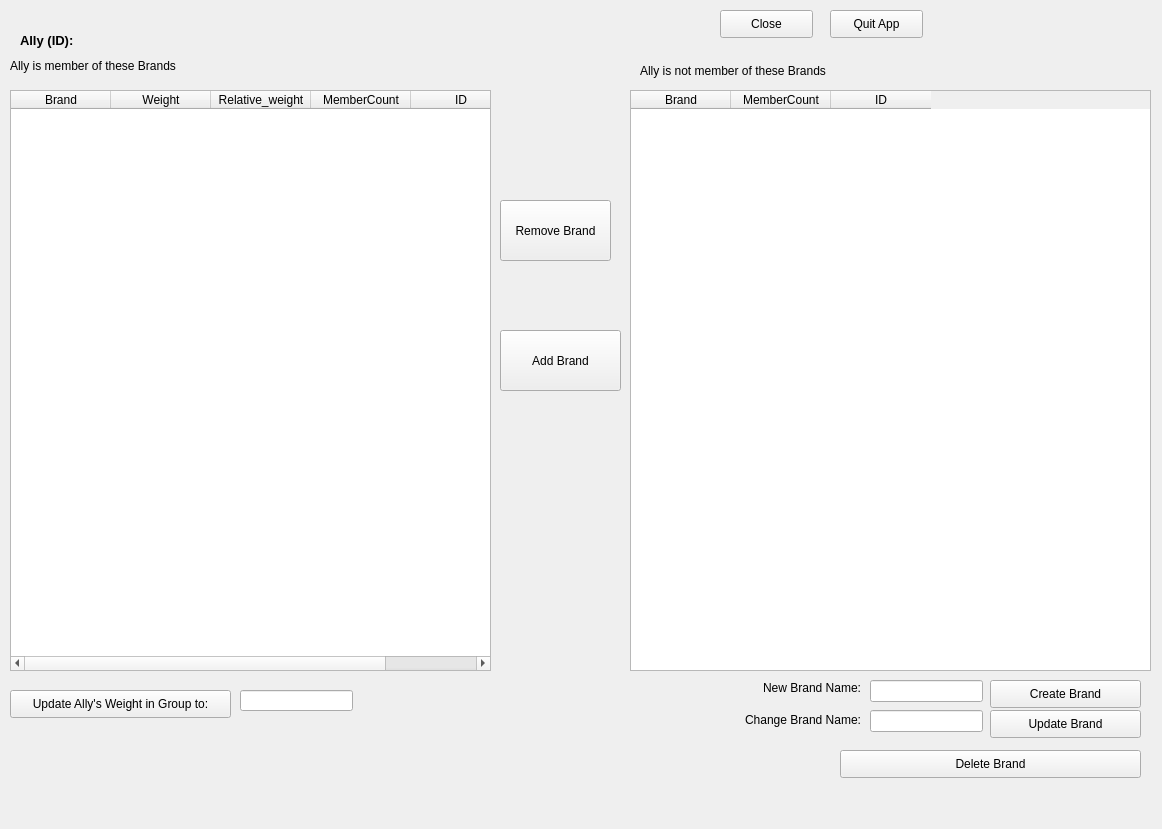
<?xml version="1.0" encoding="UTF-8"?>
<ui version="4.0">
 <class>Form</class>
 <widget class="QWidget" name="Form">
  <property name="geometry">
   <rect>
    <x>0</x>
    <y>0</y>
    <width>1162</width>
    <height>829</height>
   </rect>
  </property>
  <property name="windowTitle">
   <string>Form</string>
  </property>
  <widget class="QPushButton" name="bd_add_button">
   <property name="geometry">
    <rect>
     <x>500</x>
     <y>330</y>
     <width>121</width>
     <height>61</height>
    </rect>
   </property>
   <property name="text">
    <string>Add Brand</string>
   </property>
  </widget>
  <widget class="QPushButton" name="bd_remove_button">
   <property name="geometry">
    <rect>
     <x>500</x>
     <y>200</y>
     <width>111</width>
     <height>61</height>
    </rect>
   </property>
   <property name="text">
    <string>Remove Brand</string>
   </property>
  </widget>
  <widget class="QLabel" name="label">
   <property name="geometry">
    <rect>
     <x>10</x>
     <y>45</y>
     <width>281</width>
     <height>41</height>
    </rect>
   </property>
   <property name="text">
    <string>Ally is member of these Brands</string>
   </property>
   <property name="wordWrap">
    <bool>true</bool>
   </property>
  </widget>
  <widget class="QLabel" name="label_2">
   <property name="geometry">
    <rect>
     <x>640</x>
     <y>50</y>
     <width>281</width>
     <height>41</height>
    </rect>
   </property>
   <property name="text">
    <string>Ally is not member of these Brands</string>
   </property>
   <property name="wordWrap">
    <bool>true</bool>
   </property>
  </widget>
  <widget class="QLabel" name="source_ally">
   <property name="geometry">
    <rect>
     <x>20</x>
     <y>30</y>
     <width>561</width>
     <height>20</height>
    </rect>
   </property>
   <property name="font">
    <font>
     <pointsize>10</pointsize>
     <weight>75</weight>
     <bold>true</bold>
    </font>
   </property>
   <property name="text">
    <string>Ally (ID): </string>
   </property>
  </widget>
  <widget class="QTableWidget" name="bd_member_yes">
   <property name="geometry">
    <rect>
     <x>10</x>
     <y>90</y>
     <width>481</width>
     <height>581</height>
    </rect>
   </property>
   <column>
    <property name="text">
     <string>Brand</string>
    </property>
   </column>
   <column>
    <property name="text">
     <string>Weight</string>
    </property>
   </column>
   <column>
    <property name="text">
     <string>Relative_weight</string>
    </property>
   </column>
   <column>
    <property name="text">
     <string>MemberCount</string>
    </property>
   </column>
   <column>
    <property name="text">
     <string>ID</string>
    </property>
   </column>
  </widget>
  <widget class="QTableWidget" name="bd_member_no">
   <property name="geometry">
    <rect>
     <x>630</x>
     <y>90</y>
     <width>521</width>
     <height>581</height>
    </rect>
   </property>
   <column>
    <property name="text">
     <string>Brand</string>
    </property>
   </column>
   <column>
    <property name="text">
     <string>MemberCount</string>
    </property>
   </column>
   <column>
    <property name="text">
     <string>ID</string>
    </property>
   </column>
  </widget>
  <widget class="QPushButton" name="close_button">
   <property name="geometry">
    <rect>
     <x>720</x>
     <y>10</y>
     <width>93</width>
     <height>28</height>
    </rect>
   </property>
   <property name="text">
    <string>Close</string>
   </property>
  </widget>
  <widget class="QPushButton" name="quit_button">
   <property name="geometry">
    <rect>
     <x>830</x>
     <y>10</y>
     <width>93</width>
     <height>28</height>
    </rect>
   </property>
   <property name="text">
    <string>Quit App</string>
   </property>
  </widget>
  <widget class="QLineEdit" name="ally2brand_weight_edit">
   <property name="geometry">
    <rect>
     <x>240</x>
     <y>690</y>
     <width>113</width>
     <height>21</height>
    </rect>
   </property>
  </widget>
  <widget class="QPushButton" name="update_weight_button">
   <property name="geometry">
    <rect>
     <x>10</x>
     <y>690</y>
     <width>221</width>
     <height>28</height>
    </rect>
   </property>
   <property name="text">
    <string>Update Ally's Weight in Group to:</string>
   </property>
  </widget>
  <widget class="QPushButton" name="bd_insert_button">
   <property name="geometry">
    <rect>
     <x>990</x>
     <y>680</y>
     <width>151</width>
     <height>28</height>
    </rect>
   </property>
   <property name="text">
    <string>Create Brand</string>
   </property>
  </widget>
  <widget class="QLineEdit" name="bd_new_edit">
   <property name="geometry">
    <rect>
     <x>870</x>
     <y>680</y>
     <width>113</width>
     <height>22</height>
    </rect>
   </property>
  </widget>
  <widget class="QPushButton" name="bd_delete_button">
   <property name="geometry">
    <rect>
     <x>840</x>
     <y>750</y>
     <width>301</width>
     <height>28</height>
    </rect>
   </property>
   <property name="text">
    <string>Delete Brand</string>
   </property>
  </widget>
  <widget class="QLabel" name="label_3">
   <property name="geometry">
    <rect>
     <x>710</x>
     <y>680</y>
     <width>151</width>
     <height>16</height>
    </rect>
   </property>
   <property name="text">
    <string>New Brand Name:</string>
   </property>
   <property name="alignment">
    <set>Qt::AlignRight|Qt::AlignTrailing|Qt::AlignVCenter</set>
   </property>
  </widget>
  <widget class="QLabel" name="label_4">
   <property name="geometry">
    <rect>
     <x>660</x>
     <y>710</y>
     <width>201</width>
     <height>20</height>
    </rect>
   </property>
   <property name="text">
    <string>Change Brand Name:</string>
   </property>
   <property name="alignment">
    <set>Qt::AlignRight|Qt::AlignTrailing|Qt::AlignVCenter</set>
   </property>
  </widget>
  <widget class="QLineEdit" name="bd_update_name_edit">
   <property name="geometry">
    <rect>
     <x>870</x>
     <y>710</y>
     <width>113</width>
     <height>22</height>
    </rect>
   </property>
  </widget>
  <widget class="QPushButton" name="bd_update_button">
   <property name="geometry">
    <rect>
     <x>990</x>
     <y>710</y>
     <width>151</width>
     <height>28</height>
    </rect>
   </property>
   <property name="text">
    <string>Update Brand</string>
   </property>
  </widget>
 </widget>
 <resources/>
 <connections/>
</ui>
